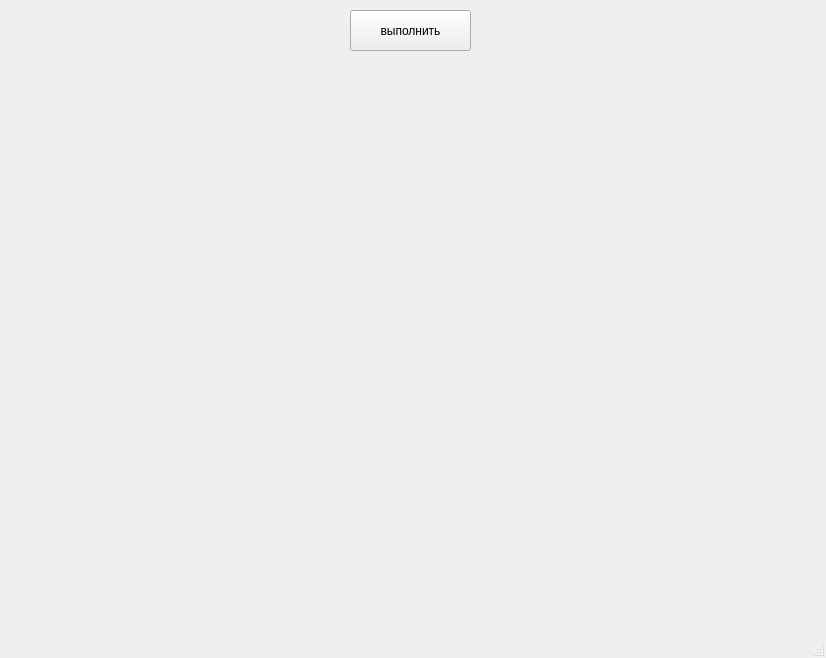
<?xml version="1.0" encoding="UTF-8"?>
<ui version="4.0">
 <class>MainWindow</class>
 <widget class="QMainWindow" name="MainWindow">
  <property name="geometry">
   <rect>
    <x>0</x>
    <y>0</y>
    <width>826</width>
    <height>658</height>
   </rect>
  </property>
  <property name="windowTitle">
   <string>MainWindow</string>
  </property>
  <widget class="QWidget" name="centralwidget">
   <widget class="QPushButton" name="pushButton">
    <property name="geometry">
     <rect>
      <x>350</x>
      <y>10</y>
      <width>121</width>
      <height>41</height>
     </rect>
    </property>
    <property name="text">
     <string>выполнить</string>
    </property>
   </widget>
  </widget>
  <widget class="QMenuBar" name="menubar">
   <property name="geometry">
    <rect>
     <x>0</x>
     <y>0</y>
     <width>826</width>
     <height>21</height>
    </rect>
   </property>
  </widget>
  <widget class="QStatusBar" name="statusbar"/>
 </widget>
 <resources/>
 <connections/>
</ui>
